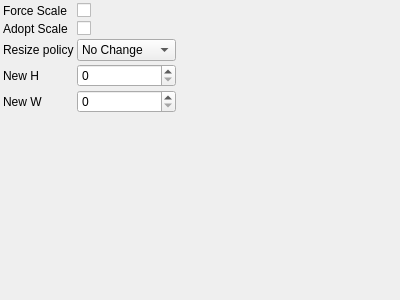
<?xml version="1.0" encoding="UTF-8"?>
<ui version="4.0">
 <class>DistortionApplicationParametersControlWidget</class>
 <widget class="QWidget" name="DistortionApplicationParametersControlWidget">
  <property name="geometry">
   <rect>
    <x>0</x>
    <y>0</y>
    <width>400</width>
    <height>300</height>
   </rect>
  </property>
  <property name="windowTitle">
   <string>DistortionApplicationParameters</string>
  </property>
   <layout class="QGridLayout" name="gridLayout">
    <property name="margin">
     <number>3</number>
    </property>
    <property name="spacing">
     <number>3</number>
    </property>
    <item row="0" column="0">
     <widget class="QLabel" name="label_0">
       <property name="text">
         <string>Force Scale</string>
       </property>
     </widget>
    </item>
    <item row="0" column="1">
     <widget class="QCheckBox" name="forceScaleCheckBox">
       <property name="toolTip">
         <string>Force Scale</string>
       </property>
     </widget>
    </item>
    <item row="1" column="0">
     <widget class="QLabel" name="label_1">
       <property name="text">
         <string>Adopt Scale</string>
       </property>
     </widget>
    </item>
    <item row="1" column="1">
     <widget class="QCheckBox" name="adoptScaleCheckBox">
       <property name="toolTip">
         <string>Adopt Scale</string>
       </property>
     </widget>
    </item>
    <item row="2" column="0">
     <widget class="QLabel" name="label_2">
       <property name="text">
         <string>Resize policy</string>
       </property>
     </widget>
    </item>
    <item row="2" column="1">
     <widget class="QComboBox" name="resizePolicyComboBox">
       <property name="currentIndex">
         <number>0</number>
       </property>
       <item>
        <property name="text">
         <string>No Change</string>
        </property>
       </item>
       <item>
        <property name="text">
         <string>Force Size</string>
        </property>
       </item>
       <item>
        <property name="text">
         <string>To Fit Result</string>
        </property>
       </item>
       <item>
        <property name="text">
         <string>To No Gaps</string>
        </property>
       </item>
       <property name="toolTip">
         <string>Resize policy</string>
       </property>
     </widget>
    </item>
    <item row="3" column="0">
     <widget class="QLabel" name="label_3">
       <property name="text">
         <string>New H</string>
       </property>
     </widget>
    </item>
    <item row="3" column="1">
     <widget class="QSpinBox" name="newHSpinBox">
       <property name="toolTip">
         <string>New H</string>
       </property>
     </widget>
    </item>
    <item row="4" column="0">
     <widget class="QLabel" name="label_4">
       <property name="text">
         <string>New W</string>
       </property>
     </widget>
    </item>
    <item row="4" column="1">
     <widget class="QSpinBox" name="newWSpinBox">
       <property name="toolTip">
         <string>New W</string>
       </property>
     </widget>
    </item>
   <item row="5" column="0">
    <spacer name="verticalSpacer">
     <property name="orientation">
      <enum>Qt::Vertical</enum>
     </property>
     <property name="sizeHint" stdset="0">
      <size>
       <width>0</width>
       <height>0</height>
      </size>
     </property>
    </spacer>
   </item>
   <item row="5" column="2">
    <spacer name="horizontalSpacer">
     <property name="orientation">
      <enum>Qt::Horizontal</enum>
     </property>
     <property name="sizeHint" stdset="0">
      <size>
       <width>0</width>
       <height>0</height>
      </size>
     </property>
    </spacer>
   </item>
  </layout>
 </widget>
 <layoutdefault spacing="3" margin="3"/>
 <resources/>
 <connections>
  <connection>
   <sender>forceScaleCheckBox</sender>
   <signal>stateChanged(int)</signal>
   <receiver>DistortionApplicationParametersControlWidget</receiver>
   <slot>changeParameters()</slot>
  </connection>
  <connection>
   <sender>adoptScaleCheckBox</sender>
   <signal>stateChanged(int)</signal>
   <receiver>DistortionApplicationParametersControlWidget</receiver>
   <slot>changeParameters()</slot>
  </connection>
  <connection>
   <sender>resizePolicyComboBox</sender>
   <signal>currentIndexChanged(int)</signal>
   <receiver>DistortionApplicationParametersControlWidget</receiver>
   <slot>changeParameters()</slot>
  </connection>
  <connection>
   <sender>newHSpinBox</sender>
   <signal>valueChanged(int)</signal>
   <receiver>DistortionApplicationParametersControlWidget</receiver>
   <slot>changeParameters()</slot>
  </connection>
  <connection>
   <sender>newWSpinBox</sender>
   <signal>valueChanged(int)</signal>
   <receiver>DistortionApplicationParametersControlWidget</receiver>
   <slot>changeParameters()</slot>
  </connection>
 </connections>
 <slots>
  <slot>changeParameters()</slot>
 </slots>
 <customwidgets>
 </customwidgets>
</ui>
